Frame 1 (no input): blank canvas, image omitted
Frame 60 (the mouse pressed at the canvas centre just before this capture): blank canvas, image omitted
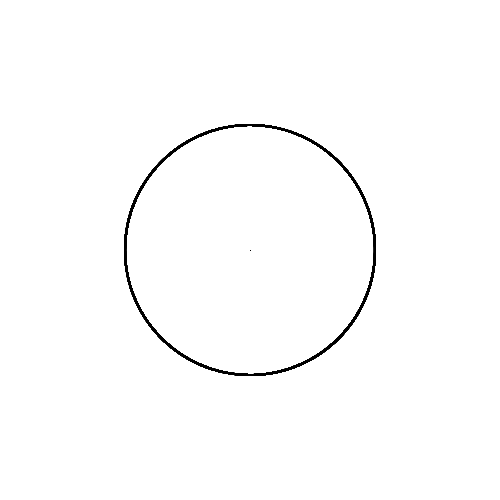
Frame 120 (the mouse held since frame 60 and released just before this capture)

The Processing sketch whose frames 1 and 60 were blank and that drew this single picture after the mouse press (run headless with seeded random() and noise(); from frame 60 on, the mouse is pressed at the canvas centre):

// Processing sketch: processing_166104
// ── processing_166104.pde

void setup(){
  size(500,500);
  background(255);
  noFill();
  smooth();
}
void draw(){
 for( int i=0;i<500;i++){
   float begin=radians(i);
   float end=begin+HALF_PI;
   arc(250,250,mouseX,mouseY,begin,end);

}
}
